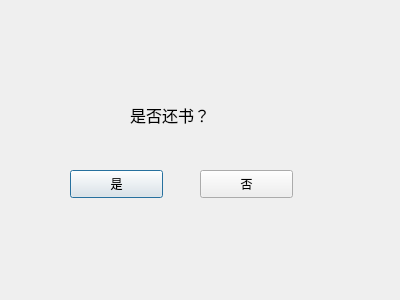
<?xml version="1.0" encoding="UTF-8"?>
<ui version="4.0">
 <class>Isreturn</class>
 <widget class="QDialog" name="Isreturn">
  <property name="geometry">
   <rect>
    <x>0</x>
    <y>0</y>
    <width>400</width>
    <height>300</height>
   </rect>
  </property>
  <property name="windowTitle">
   <string>Dialog</string>
  </property>
  <widget class="QLabel" name="label">
   <property name="geometry">
    <rect>
     <x>130</x>
     <y>80</y>
     <width>131</width>
     <height>71</height>
    </rect>
   </property>
   <property name="text">
    <string>&lt;html&gt;&lt;head/&gt;&lt;body&gt;&lt;p&gt;&lt;span style=&quot; font-size:12pt;&quot;&gt;是否还书？&lt;/span&gt;&lt;/p&gt;&lt;/body&gt;&lt;/html&gt;</string>
   </property>
  </widget>
  <widget class="QPushButton" name="pushButton">
   <property name="geometry">
    <rect>
     <x>70</x>
     <y>170</y>
     <width>93</width>
     <height>28</height>
    </rect>
   </property>
   <property name="text">
    <string>是</string>
   </property>
  </widget>
  <widget class="QPushButton" name="pushButton_2">
   <property name="geometry">
    <rect>
     <x>200</x>
     <y>170</y>
     <width>93</width>
     <height>28</height>
    </rect>
   </property>
   <property name="text">
    <string>否</string>
   </property>
  </widget>
 </widget>
 <resources/>
 <connections>
  <connection>
   <sender>pushButton_2</sender>
   <signal>clicked()</signal>
   <receiver>Isreturn</receiver>
   <slot>close()</slot>
   <hints>
    <hint type="sourcelabel">
     <x>246</x>
     <y>183</y>
    </hint>
    <hint type="destinationlabel">
     <x>199</x>
     <y>149</y>
    </hint>
   </hints>
  </connection>
 </connections>
</ui>
